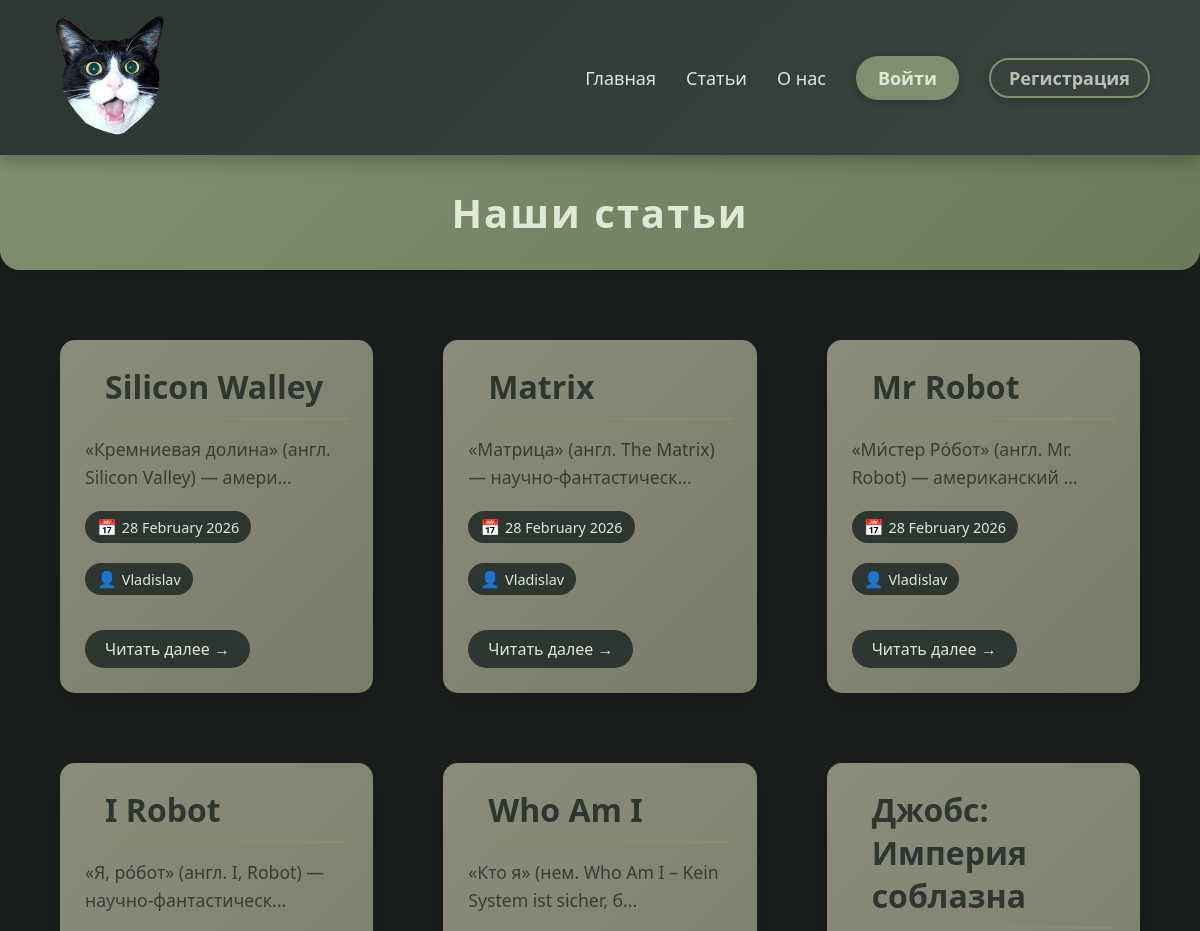
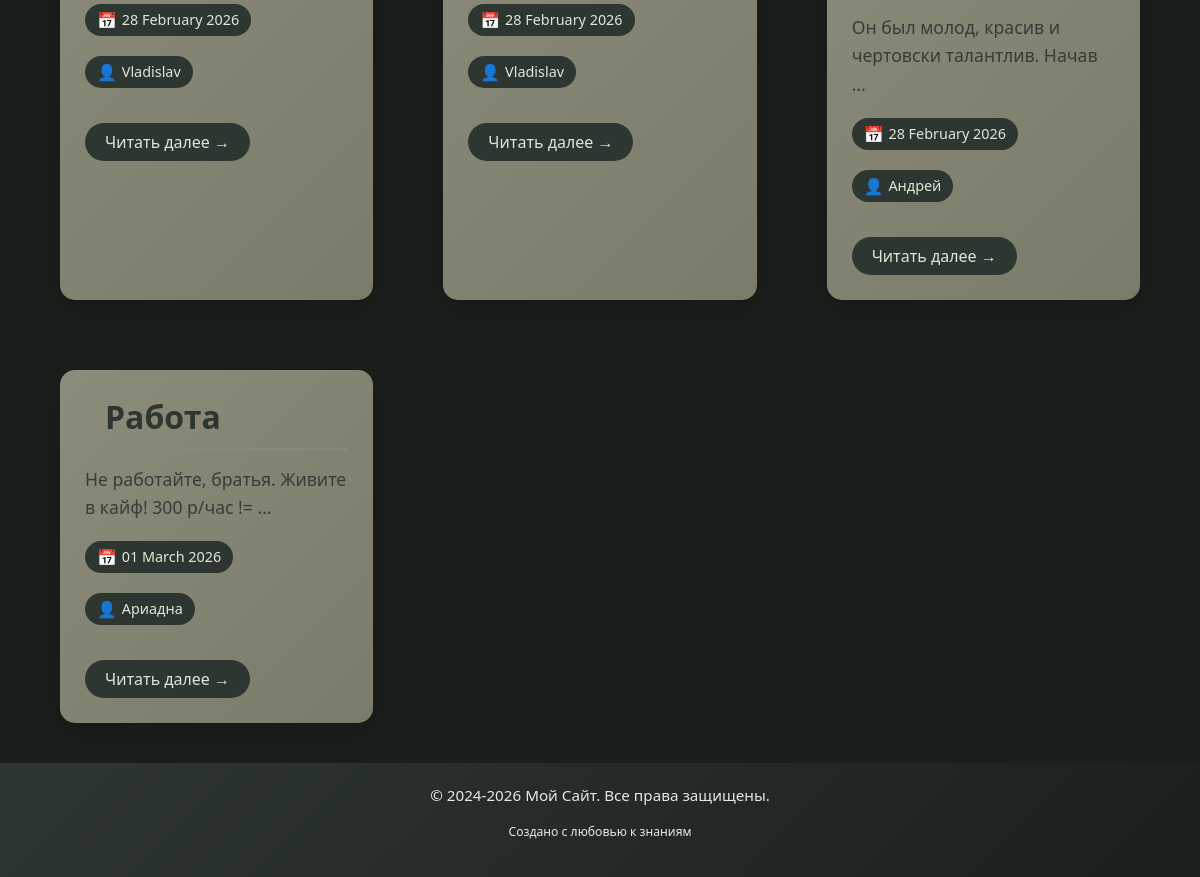
The app's page /articles/ with its own data (2 pictures, top to bottom).
### articles/models.py (models this page shows, shortened)
class Article(models.Model):
    title = models.CharField(max_length=200)
    slug = models.SlugField()
    body = models.TextField()
    date = models.DateTimeField(auto_now_add=True)
    thumbnail = models.ImageField(upload_to="images/", blank=True)
    author = models.ForeignKey(User, default=None, on_delete=models.CASCADE)
    def snippet(self):
        return self.body[:50] + '...'

### articles/views.py (the view)
# urls.py: path('', views.article_list, name='article_list'),
def article_list(request):
    articles = Article.objects.all().order_by('date')
    return render(request, 'articles/article_list.html', {'articles': articles})

### articles/templates/articles/article_list.html (shortened to what this page needs)
{% extends "base_layout.html" %}
{% block content %}
<main>
    <h1>Наши статьи</h1>
    <div class="articles featured-articles">
        {% for element in articles %}
        <article class="article__item">
            <h2>
                <a href="{% url 'articles:article_detail' slug=element.slug %}" class="article-link">
                    {{ element.title }}
                </a>
            </h2>
            {% if element.snippet %}
            <p class="article-snippet">
                {{ element.snippet }}
            </p>
            {% endif %}
            <div class="article-meta">
                <time datetime="{{ element.date|date:'Y-m-d' }}">
                    <span class="date-icon">📅</span>
                    {{ element.date|date:"d E Y" }}
                </time>
                {% if element.author %}
                <span class="author">
                    <span class="author-icon">👤</span>
                    {{ element.author }}
                </span>
                {% endif %}
            </div>
            <a href="{% url 'articles:article_detail' slug=element.slug %}" class="read-more">
                Читать далее →
            </a>
        </article>
        {% empty %}
        <div class="empty-state">
            <p>Пока нет статей. Скоро они появятся!</p>
        </div>
        {% endfor %}
    </div>
</main>
{% endblock content %}

### static/css/style.css (style rules this page uses)
* { margin: 0; padding: 0; box-sizing: border-box; }
body { font-family: 'Segoe UI', Tahoma, Geneva, Verdana, sans-serif; background-color: #1a1f1c; min-height: 100vh; display: flex; flex-direction: column; }
h1 { padding: 30px 20px; margin: 0 0 30px 0; text-align: center; color: #e1e7d5; background: linear-gradient(135deg, #818f71 0%, #6a7a5a 100%); font-size: 2.5em; letter-spacing: 2px; box-shadow: 0 4px 15px rgba(0,0,0,0.2); border-radius: 0 0 20px 20px; }
h2 { color: #bdbfb2; font-size: 2em; margin: 30px 0 20px 20px; padding-bottom: 10px; border-bottom: 2px solid #818f71; }
a { color: #bdbfb2; text-decoration: none; transition: color 0.3s ease; }
p { color: #e7e8e6; line-height: 1.6; margin-bottom: 15px; }
.featured-articles { display: grid; grid-template-columns: repeat(auto-fit, minmax(300px, 1fr)); gap: 30px; padding: 20px 40px; max-width: 1400px; margin: 0 auto; }
.article__item { margin: 20px; padding: 25px; color: #161a18; background: linear-gradient(135deg, #8b8c7a 0%, #7a7b68 100%); border-radius: 15px; box-shadow: 0 10px 30px rgba(0,0,0,0.2); transition: all 0.3s ease; position: relative; overflow: hidden; }
.article__item::before { content: ''; position: absolute; top: 0; left: -100%; width: 100%; height: 100%; background: linear-gradient(90deg, transparent, rgba(255,255,255,0.1), transparent); transition: left 0.5s ease; }
.article__item p { color: #2e3632; opacity: 0.9; }
.article__item time { display: inline-block; margin: 15px 0 10px; padding: 5px 10px; background-color: #2e3632; color: #e1e7d5; border-radius: 20px; font-size: 0.9em; }
.read-more { display: inline-block; margin-top: 15px; padding: 8px 20px; background-color: #2e3632; color: #e1e7d5; border-radius: 25px; transition: all 0.3s ease; }
.article__item, .article-detail, .about-content { animation: fadeIn 0.8s ease-out; }
.article__item { position: relative; overflow: hidden; }
.article__item h2 { margin-top: 0; margin-bottom: 15px; }
.article-link { color: #2e3632; text-decoration: none; transition: color 0.3s ease; }
.article-snippet { color: #2e3632; font-size: 1.1em; line-height: 1.6; margin-bottom: 20px; opacity: 0.9; }
.article-meta { display: flex; gap: 20px; margin-bottom: 20px; flex-wrap: wrap; align-items: center; }
.article-meta time, .article-meta .author { display: inline-flex; align-items: center; gap: 5px; padding: 5px 12px; margin: 0; background-color: #2e3632; color: #e1e7d5; border-radius: 20px; font-size: 0.9em; }
.date-icon, .author-icon { font-size: 1.1em; }
.article__item { transition: all 0.3s ease; }
.read-more { transition: all 0.3s ease; }
.article__item:first-child { animation: fadeIn 0.8s ease-out; }

### records on screen
Article: title "Silicon Walley", snippet "«Кремниевая долина» (англ. Silicon Valley) — амери...", date "28 February 2026", author "Vladislav"
Article: title "Matrix", snippet "«Матрица» (англ. The Matrix) — научно-фантастическ...", date "28 February 2026", author "Vladislav"
Article: title "Mr Robot", snippet "«Ми́стер Ро́бот» (англ. Mr. Robot) — американский ...", date "28 February 2026", author "Vladislav"
Article: title "I Robot", snippet "«Я, ро́бот» (англ. I, Robot) — научно-фантастическ...", date "28 February 2026", author "Vladislav"
Article: title "Who Am I", snippet "«Кто я» (нем. Who Am I – Kein System ist sicher, б...", date "28 February 2026", author "Vladislav"
Article: title "Джобс: Империя соблазна", snippet "Он был молод, красив и чертовски талантлив. Начав ...", date "28 February 2026", author "Андрей"
Article: title "Работа", snippet "Не работайте, братья. Живите в кайф! 300 р/час != ...", date "01 March 2026", author "Ариадна"
